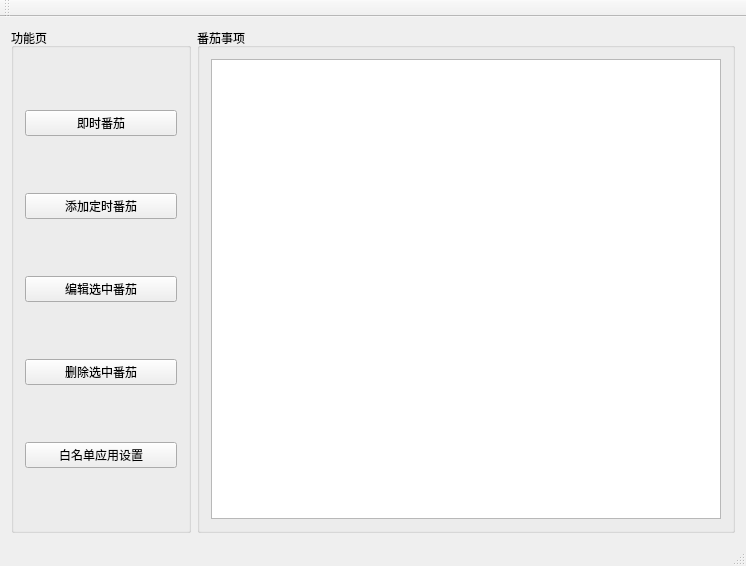
<?xml version="1.0" encoding="UTF-8"?>
<ui version="4.0">
 <class>QTTODOClass</class>
 <widget class="QMainWindow" name="QTTODOClass">
  <property name="geometry">
   <rect>
    <x>0</x>
    <y>0</y>
    <width>746</width>
    <height>566</height>
   </rect>
  </property>
  <property name="windowTitle">
   <string>FocusLock</string>
  </property>
  <property name="windowIcon">
   <iconset resource="QTTODO.qrc">
    <normaloff>:/QTTODO/tomato_Icon~1.ico</normaloff>:/QTTODO/tomato_Icon~1.ico</iconset>
  </property>
  <widget class="QWidget" name="centralWidget">
   <layout class="QHBoxLayout" name="horizontalLayout" stretch="1,3">
    <item>
     <widget class="QGroupBox" name="groupBox">
      <property name="title">
       <string>功能页</string>
      </property>
      <layout class="QVBoxLayout" name="verticalLayout">
       <item>
        <widget class="QPushButton" name="nowtmtButton">
         <property name="text">
          <string>即时番茄</string>
         </property>
        </widget>
       </item>
       <item>
        <widget class="QPushButton" name="timetmtButton">
         <property name="text">
          <string>添加定时番茄</string>
         </property>
        </widget>
       </item>
       <item>
        <widget class="QPushButton" name="editButton">
         <property name="text">
          <string>编辑选中番茄</string>
         </property>
        </widget>
       </item>
       <item>
        <widget class="QPushButton" name="delButton">
         <property name="text">
          <string>删除选中番茄</string>
         </property>
        </widget>
       </item>
       <item>
        <widget class="QPushButton" name="whiteappButton">
         <property name="text">
          <string>白名单应用设置</string>
         </property>
        </widget>
       </item>
      </layout>
     </widget>
    </item>
    <item>
     <widget class="QGroupBox" name="groupBox_2">
      <property name="title">
       <string>番茄事项</string>
      </property>
      <layout class="QVBoxLayout" name="verticalLayout_2">
       <item>
        <widget class="QTableWidget" name="tmtTableWidget">
         <property name="autoFillBackground">
          <bool>false</bool>
         </property>
         <property name="frameShape">
          <enum>QFrame::Shape::StyledPanel</enum>
         </property>
         <property name="frameShadow">
          <enum>QFrame::Shadow::Sunken</enum>
         </property>
         <property name="lineWidth">
          <number>1</number>
         </property>
         <property name="midLineWidth">
          <number>0</number>
         </property>
         <property name="editTriggers">
          <set>QAbstractItemView::EditTrigger::NoEditTriggers</set>
         </property>
         <attribute name="verticalHeaderStretchLastSection">
          <bool>false</bool>
         </attribute>
        </widget>
       </item>
      </layout>
     </widget>
    </item>
   </layout>
  </widget>
  <widget class="QMenuBar" name="menuBar">
   <property name="geometry">
    <rect>
     <x>0</x>
     <y>0</y>
     <width>746</width>
     <height>33</height>
    </rect>
   </property>
  </widget>
  <widget class="QToolBar" name="mainToolBar">
   <attribute name="toolBarArea">
    <enum>TopToolBarArea</enum>
   </attribute>
   <attribute name="toolBarBreak">
    <bool>false</bool>
   </attribute>
  </widget>
  <widget class="QStatusBar" name="statusBar"/>
 </widget>
 <layoutdefault spacing="6" margin="11"/>
 <resources>
  <include location="QTTODO.qrc"/>
 </resources>
 <connections/>
</ui>
